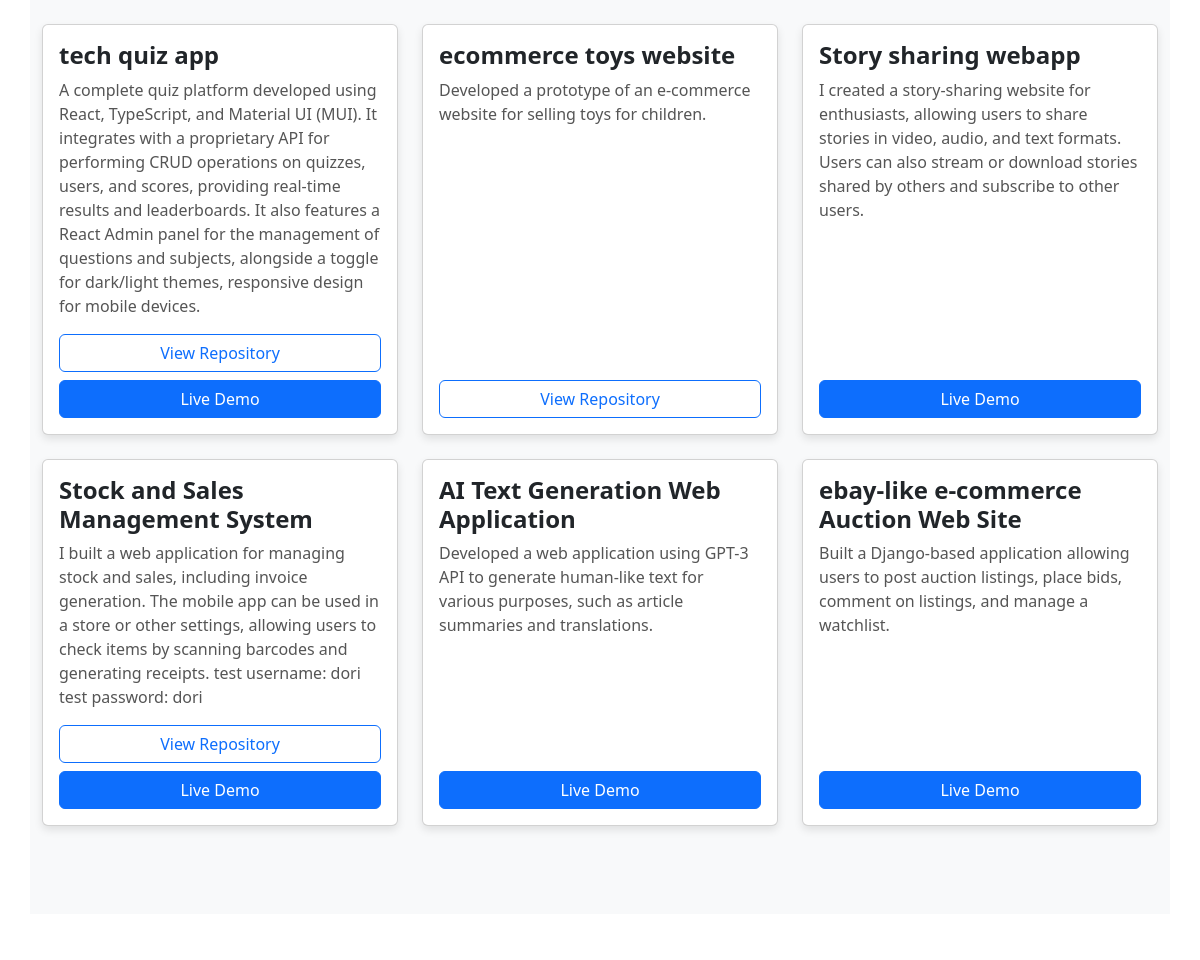
Before: / (middle part) with the older database file.
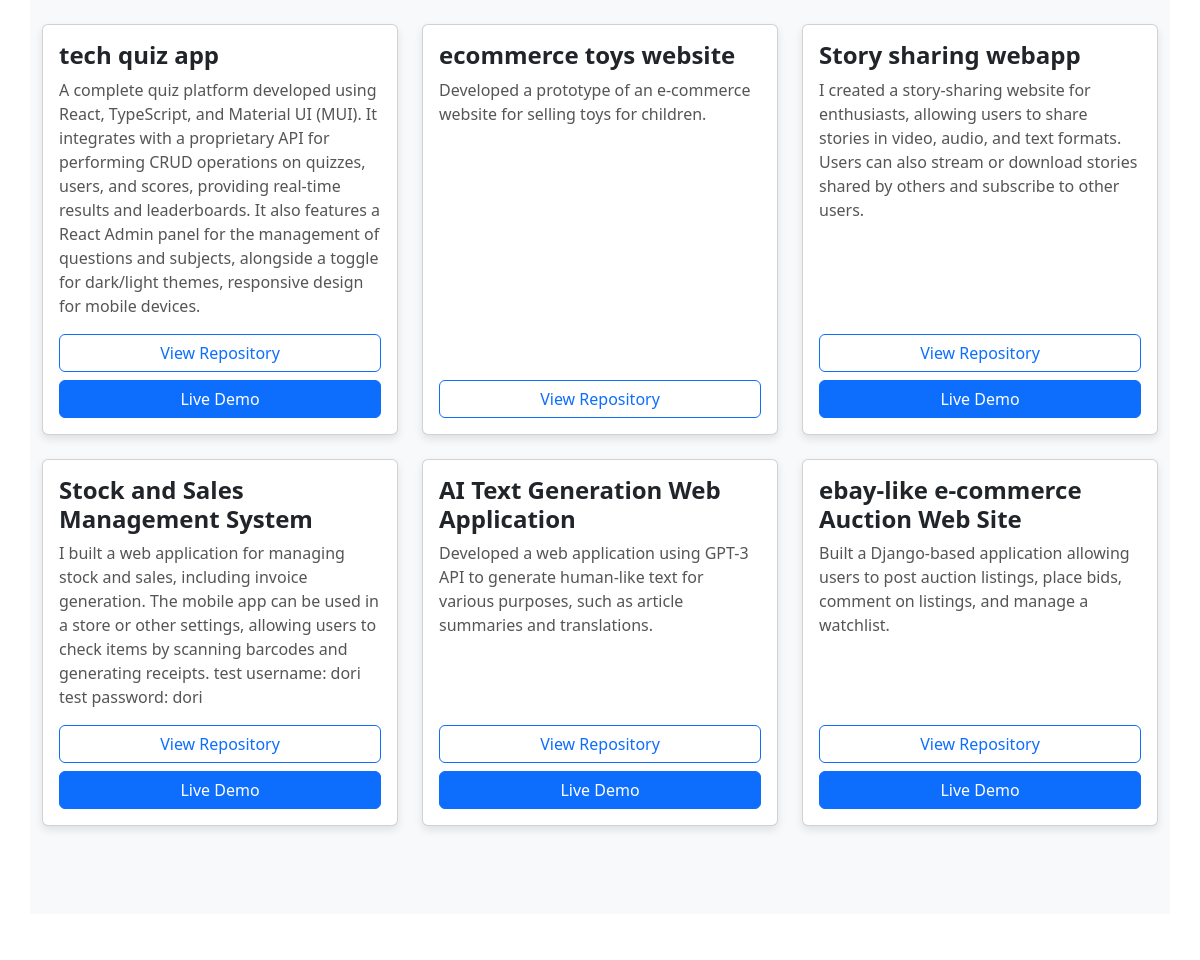
After: the same page with the newer database file.
### portfolio/models.py (models this page shows)
class Project(models.Model):
    title = models.CharField(max_length=100)
    description = models.TextField()
    link = models.URLField(blank=True, null=True)
    repo_link = models.URLField(blank=True, null=True)

### portfolio/views.py (the view)
# urls.py: path('', portfolio_view, name='portfolio'),
def portfolio_view(request):
    projects = Project.objects.order_by('-id')
    skills = Skill.objects.all()
    experiences = Experience.objects.order_by('-start_date')
    certificates = Certificate.objects.all()
    return render(request, 'portfolio/portfolio.html', {
        "year": 2024,
        "name": "daryldev",
        'projects': projects,
        'skills': skills,
        'experiences': experiences,
        'certificates': certificates,
    })

### portfolio/templates/portfolio/portfolio.html (shortened to what this page needs)
{% load static %}
<!DOCTYPE html>
<html lang="en">
<head>
    <link rel="stylesheet" href="{% static 'css/styles.css' %}" />
    <link href="https://cdn.jsdelivr.net/npm/bootstrap@5.3.0/dist/css/bootstrap.min.css" rel="stylesheet" />
    <link rel="stylesheet" href="https://cdnjs.cloudflare.com/ajax/libs/font-awesome/6.0.0-beta3/css/all.min.css" />
</head>
<body>
    <section id="projects" class="container my-5 section">
        <div class="row">
            {% for project in projects %}
            <div class="col-md-4 mb-4">
                <div class="card h-100">
                    <div class="card-body">
                        <h5 class="card-title">{{ project.title }}</h5>
                        <p class="card-text">{{ project.description }}</p>
                        <div class="btn-row">
                            {% if project.repo_link %}
                            <a href="{{ project.repo_link }}" class="btn btn-outline-primary" target="_blank" rel="noopener">
                                View Repository
                            </a>
                            {% endif %}
                            {% if project.link %}
                            <a href="{{ project.link }}" class="btn btn-primary" target="_blank" rel="noopener">
                                Live Demo
                            </a>
                            {% endif %}
                        </div>
                    </div>
                </div>
            </div>
            {% endfor %}
        </div>
    </section>
</body>
</html>

Changed rows visible on the page:
changed Project "Story sharing webapp": now shows "View Repository"
changed Project "AI Text Generation Web Application": now shows "View Repository"
changed Project "ebay-like e-commerce Auction Web Site": now shows "View Repository"
